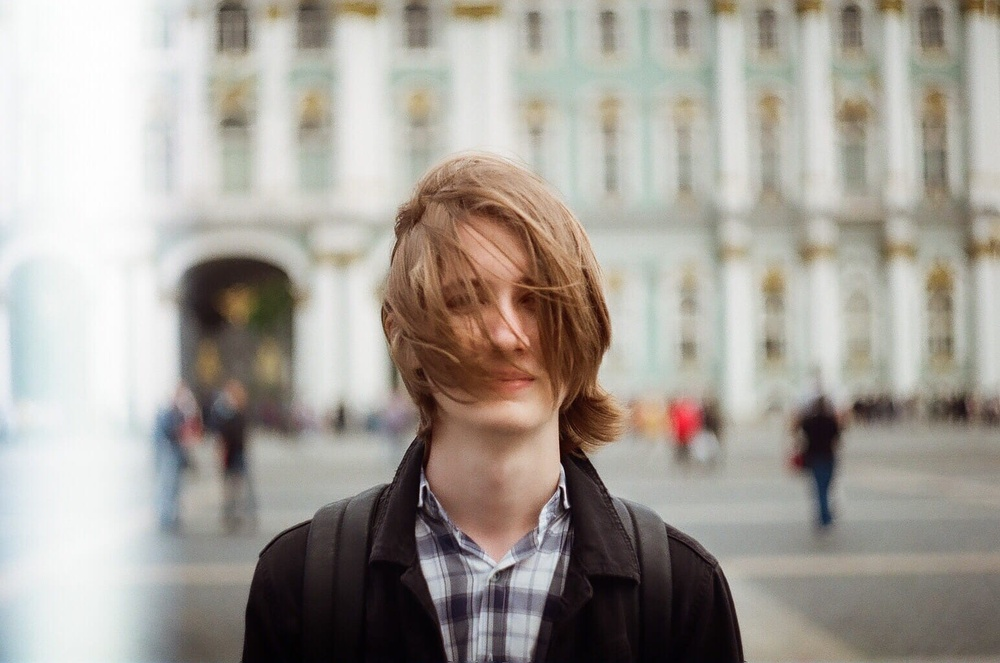
#> input picture data_science_problems/my_picture.jpg, 1000 x 663 px, shrunk from 1545 x 1024 before the run
$ jupyter execute opencv.ipynb
#> lines starting #> are read from the running program, lines starting #| are printed output that depends on the picture
[cell 1]
import numpy as np
import cv2
from matplotlib import pyplot as plt

[cell 2]
img = cv2.imread('my_picture.jpg')
#> img is the input picture: shape (663, 1000, 3); mean B, G, R 152.1, 159.4, 165

[cell 3]
plt.figure(figsize=(10, 15))
plt.imshow(img)

[cell 4]
kernel = np.array([[1, 2, 1],[2, 4, 2], [1, 2, 1]])/16
dst = cv2.filter2D(img, -1, kernel)
plt.figure(figsize=(10, 15))
plt.imshow(dst)

[cell 5]
kernel1 = np.array([1, 2, 1])/4
kernel2 = np.array([1, 2, 1])/4
dst = cv2.filter2D(img, -1, kernel1)
dst = cv2.filter2D(dst, -1, kernel2)
plt.figure(figsize=(10, 15))
plt.imshow(dst)

[cell 6]
krug = cv2.imread('krug.png')
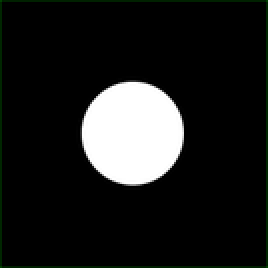
#> input picture data_science_problems/krug.png, 134 x 134 px, shrunk from 207 x 207 before the run (shown 2 times larger)
#> krug is the input picture: shape (134, 134, 3); mean B, G, R 29.5, 30.6, 29.5
#krug = cv2.cvtColor(krug, cv2.COLOR_BGR2GRAY)

[cell 7]
vals = krug.mean(axis=2).flatten()
#> vals = 17956 values, max 255 at index 5559, min 0 at index 135, mean 29.86
plt.hist(vals)
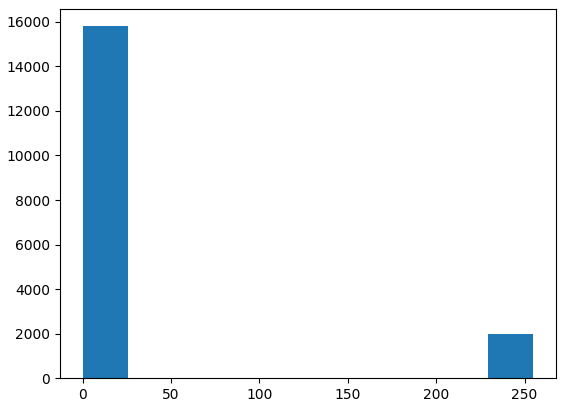
#> figure drawn by matplotlib, 1 panel; tallest bar 15806 high, from x = 0 to 25.5
